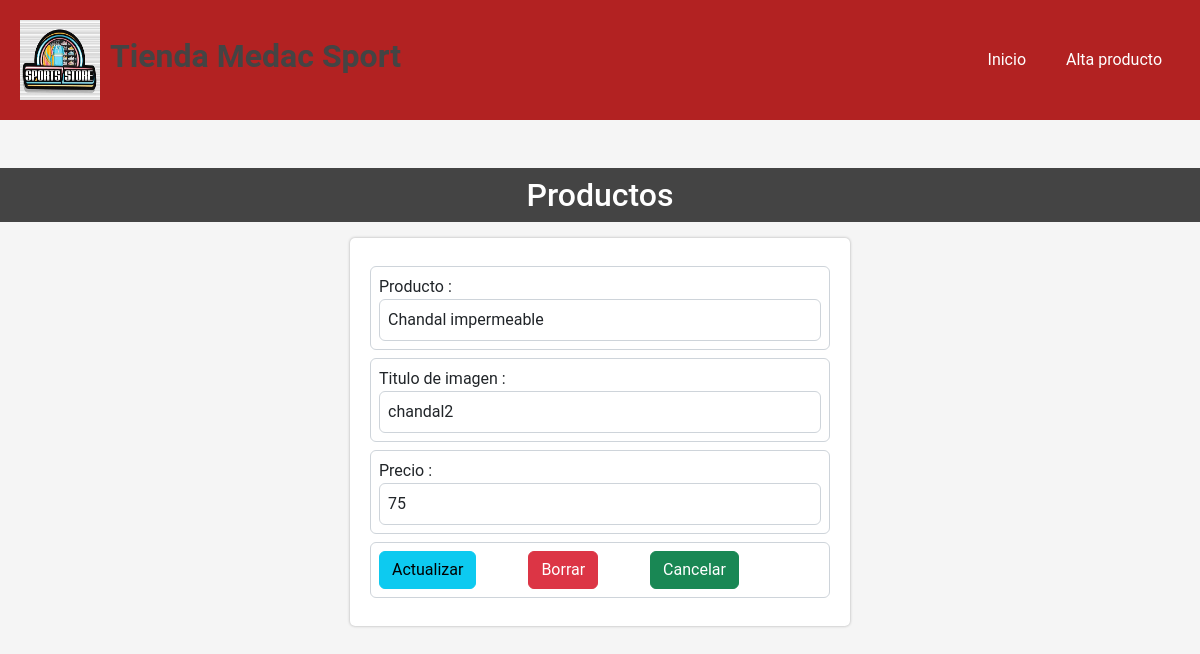
/mantenimiento/productos.php?idproducto=7 (signed in), run on the app's committed database.
### tables this page shows
CREATE TABLE `productos` (
  `idprod` int(11) NOT NULL,
  `nombreprod` varchar(250) NOT NULL,
  `imagenprod` varchar(250) NOT NULL,
  `precio` decimal(10,0) NOT NULL
);

### servicios/modelo/database.php (called while the page is built, shortened)
<?php
class Database{
    public function __construct(){
        try{
            $dsn = "mysql:host=localhost; dbname=carritocompra; charset=UTF8";
            $this->conexion = new PDO($dsn, "root", "");
        }
        catch(PDOException $e){
            echo "Error: ".$e->getMessage();
        }
    }
}

### servicios/modelo/productomodel.php (called while the page is built, shortened)
<?php
require_once("database.php");
class Productos extends Database
{
    public function consultaTodosProductos($datos)
    {
        try {
            extract($datos);
            if ($idproducto == 0) {
                $sql = "SELECT * FROM productos ORDER BY nombreprod ASC";
            } else {
                $sql = "SELECT * FROM productos WHERE idprod = $idproducto";
            }
            $stmt = $this->conexion->query($sql);
            if ($idproducto == 0) {
                $productos = $stmt->fetchAll(PDO::FETCH_ASSOC);
            } else {
                $productos = $stmt->fetch(PDO::FETCH_ASSOC);
            }
            return array('codigo' => '00', 'mensaje' => $productos);
        } catch (PDOException $e) {
            return array('codigo' => '99', 'mensaje' => 'Error: ' . $e->getMessage());
        }
    }
}

### mantenimiento/productos.php (the view, shortened to what this page needs)
<?php
include("../servicios/modelo/productomodel.php");
try {
    $producto = new Productos();
    $datos = compact('idproducto');
    $productos = $producto->consultaTodosProductos($datos);
    if (isset($_GET['idproducto'])) {
        $idproducto = $_GET['idproducto'];
        $datos = compact('idproducto');
        $productos = $producto->consultaTodosProductos($datos);
    }
} catch (Exception $e) {
    $mensajes = $e->getMessage();
}
?>
<!DOCTYPE html>
<html lang="en">
<head>
    <link rel="stylesheet" href="https://cdn.jsdelivr.net/npm/bootstrap@5.2.3/dist/css/bootstrap.min.css" />
    <link rel="stylesheet" href="../css/style.css" />
</head>
<body>
    <header class="header">
        <div class="header-top">
            <img src="../img/tiendalogo.jpg" alt="logo" class="logo" width="50px" height="50px" />
            <h1>Tienda Medac Sport</h1>
        </div>
        <nav>
            <a href="mantenimiento.php">Inicio</a>
            <a href="altaproducto.php">Alta producto</a>
        </nav>
    </header>
    <h2>Productos</h2>
    <div class="contenedor">
        <?php if (!isset($_GET['idproducto'])) : ?>
            <table id='productos' class="tabla">
                <thead>
                    <tr>
                        <th>Id</th>
                        <th>Producto</th>
                        <th>Titulo de imagen</th>
                        <th>Precio €</th>
                        <th>Editar</th>
                    </tr>
                </thead>
                <tbody>
                    <?php foreach ($productos['mensaje'] as $producto) : ?>
                        <tr>
                            <td><?php echo $producto['idprod']; ?></td>
                            <td><?php echo $producto['nombreprod']; ?></td>
                            <td><?php echo $producto['imagenprod']; ?></td>
                            <td><?php echo $producto['precio']; ?></td>
                            <td><a href="productos.php?idproducto=<?php echo $producto['idprod']; ?>">Editar</a></td>
                        </tr>
                    <?php endforeach; ?>
                </tbody>
            </table>
        <?php else : ?>
            <form action="#" method="post" class="form">
                <div class="form-control p-2 mt-2">
                    <label for="nombreprod">Producto :</label>
                    <input type="text" name="nombreprod" id="nombreprod" value="<?php echo $productos['mensaje']['nombreprod'] ?? null; ?>" class="form-control">
                </div>
                <div class="form-control p-2 mt-2">
                    <label for="imagenprod">Titulo de imagen :</label>
                    <input type="text" name="imagenprod" id="imagenprod" value="<?php echo $productos['mensaje']['imagenprod'] ?? null; ?>" class="form-control">
                </div>
                <div class="form-control p-2 mt-2">
                    <label for="precio">Precio :</label>
                    <input type="number" name="precio" id="precio" value="<?php echo $productos['mensaje']['precio'] ?? null; ?>" class="form-control">
                </div>
                <div class="form-control p-2 mt-2">
                    <button type="submit" name="actualizar" class=" btn btn-info me-5">Actualizar</button>
                    <button type="submit" name="baja" class=" btn btn-danger me-5">Borrar</button>
                    <a href="productos.php" class="btn btn-success">Cancelar</a>
                </div>
            </form>
        <?php endif; ?>
    </div>
</body>
</html>

### css/style.css (style rules this page uses)
* { margin: 0; padding: 0; box-sizing: border-box; }
body { font-family: 'Roboto', sans-serif; background-color: #f5f5f5; user-select: none; }
.header { width: 100%; display: flex; justify-content: space-between; align-items: center; padding: 20px; background-color: firebrick; margin-bottom: 3rem; }
.header .header-top { display: flex; justify-content: center; align-items: center; }
.header .header-top h1 { color: #444; font-size: 2rem; font-weight: bold; }
.header .header-top img { width: 80px; height: 80px; margin-right: 10px; }
.header nav a { color: #fff; text-decoration: none; margin: 0 10px; cursor: pointer; }
.form { width: 100%; max-width: 500px; margin: 0 auto; padding: 20px; background-color: #fff; border-radius: 5px; box-shadow: 0 0 3px rgba(0,0,0,0.3); }
.contenedor { width: 100%; margin:0 auto; }
h2 { text-align: center; color: #fff; background-color: #444; padding: 0.5rem; margin-bottom: 1rem; }
.form { width: 100%; max-width: 500px; margin-bottom: 2rem; padding: 20px; background-color: #fff; border-radius: 5px; box-shadow: 0 0 3px rgba(0,0,0,0.3); }
.form input { width: 100%; padding: 0.5rem; }
a { color: #000; text-decoration: none; padding: 0.5rem; border-radius: 5px; }

### data on the page
productos: nombreprod "Chandal impermeable", imagenprod "chandal2", precio "75"
